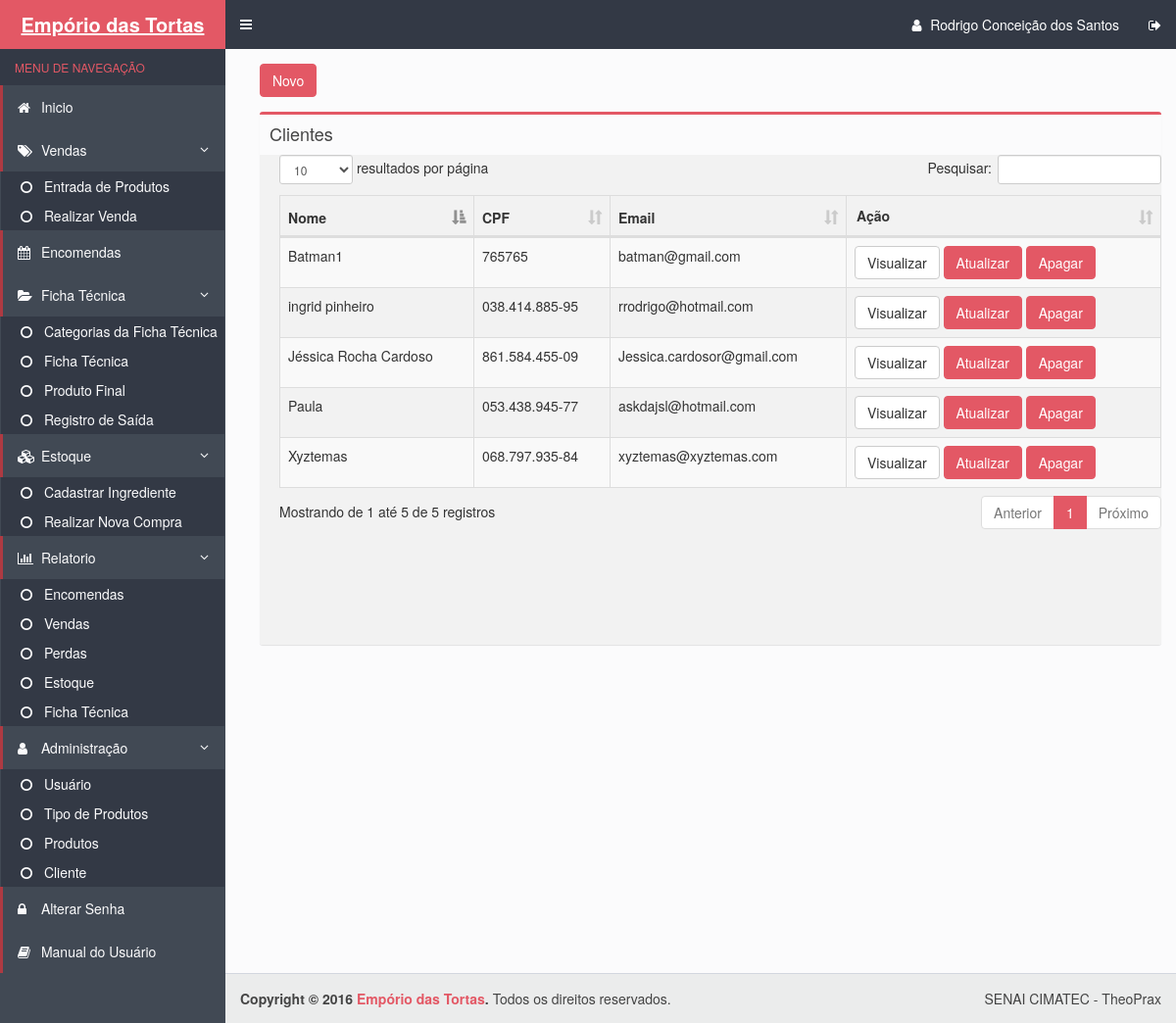
The page /cliente.php (signed in) on the database its author committed.
### tables this page shows
CREATE TABLE IF NOT EXISTS `clientes` (
  `cod_cliente` int(11) NOT NULL AUTO_INCREMENT,
  `nome` varchar(100) NOT NULL,
  `cpf` varchar(14) NOT NULL,
  `email` varchar(150) DEFAULT NULL,
  `telefone` varchar(15) DEFAULT NULL,
  `endereco` varchar(400) DEFAULT NULL,
  `cnpj` varchar(19) NOT NULL,
  `celular` varchar(15) DEFAULT NULL,
  `whats` enum('f','t') NOT NULL DEFAULT 'f',
  `ponto_referencia` varchar(100) NOT NULL,
  `categoria_cliente` varchar(30) NOT NULL,
  PRIMARY KEY (`cod_cliente`),
  UNIQUE KEY `cpf_2` (`cpf`),
  UNIQUE KEY `cpf` (`cpf`,`email`)
);

### cliente.php (the view, shortened to what this page needs)
<!DOCTYPE html>
 <html>
  <head>
    <link rel="stylesheet" href="bootstrap/css/bootstrap.css">
    <link rel="stylesheet" href="https://maxcdn.bootstrapcdn.com/font-awesome/4.4.0/css/font-awesome.min.css">
    <link rel="stylesheet" href="https://code.ionicframework.com/ionicons/2.0.1/css/ionicons.min.css">
    <link rel="stylesheet" href="dist/css/AdminLTE.css">
    <link rel="stylesheet" href="dist/css/skins/skin-blue.css">
  </head>
  <body class="hold-transition skin-blue sidebar-mini">
    <div class="wrapper">
      <?php include_once("includes/header.php") ?>
      <?php include_once("includes/menu.php") ?>
      <div class="content-wrapper">
        <section class="content">
          <div class="row">
            <div class="col-xs-12">
             <a class="btn btn-danger" href="forms/cadastrar_cliente.php">Novo</a>
             <section class="content-header">
          </section>
              <div class="box">
                <div class="box-header">
                  <h3 class="box-title">Clientes</h3>
                </div>
                <div class="box-body table-responsive no-padding"  style='overflow:auto;' id="scroll">
                  <table id="example" class="views-table cols-6 table table-striped table-bordered">
                    <thead>
                      <tr>
                        <th class="views-field views-field-id">Nome</th>
                        <th class="views-field views-field-id">CPF</th>
                        <th class="views-field views-field-id">Email</th>
                        <th class="views-field views-field-id" id="celula2";>Ação</th>
                    </thead>
                    <tbody>
                       <?php
                          $pdo = Database::connect();
                          $sql = $sql = 'SELECT * FROM clientes ORDER BY cod_cliente DESC';
                          foreach ($pdo->query($sql) as $row) {
                            echo '<tr>';
                            echo '<td>'. $row['nome'] . '</td>';
                            echo '<td>'. $row['cpf'] . '</td>';
                            echo '<td>'. $row['email'] . '</td>';
                            echo '<td width=200>';
                            echo '<a class="btn btn-default" href="DAO/visualizar_cliente.php?id='.$row['cod_cliente'].'">Visualizar</a>';
							echo '<a class="btn btn-danger" href="forms/atualizar_cliente.php?id='.$row['cod_cliente'].'">Atualizar</a>';
                            echo '<a class="btn btn-danger" href="DAO/Excluir_Cliente.php?id='.$row['cod_cliente'].'">Apagar</a>';
                            echo '</td>';
                            echo '</tr>';
                          }
                        ?>
                    </tbody>
                    </table>
                </div>
              </div>
            </div>
          </div>
        </section>
      </div>
    <?php include_once("includes/footer.php") ?>
   <link rel="stylesheet" type="text/css" href="css/bootstrap.css">
    <link rel="stylesheet" type="text/css" href="css/dataTables.bootstrap.min.css">
  </body>
</html>

### cliente.php (style rules this page uses)
#celula2 { width: 300px; padding:10px; _width: 495px; }

### rows shown on the page
clientes: nome "Xyztemas", cpf "068.797.935-84", email "xyztemas@xyztemas.com"
clientes: nome "ingrid pinheiro", cpf "038.414.885-95", email "rrodrigo@hotmail.com"
clientes: nome "Paula", cpf "053.438.945-77", email "askdajsl@hotmail.com"
clientes: nome "Batman1", cpf "765765", email "batman@gmail.com"
clientes: nome "Jéssica Rocha Cardoso", cpf "861.584.455-09", email "Jessica.cardosor@gmail.com"

### other values the page prints
$_SESSION['UsuarioNome'] "Rodrigo Conceição dos Santos"
